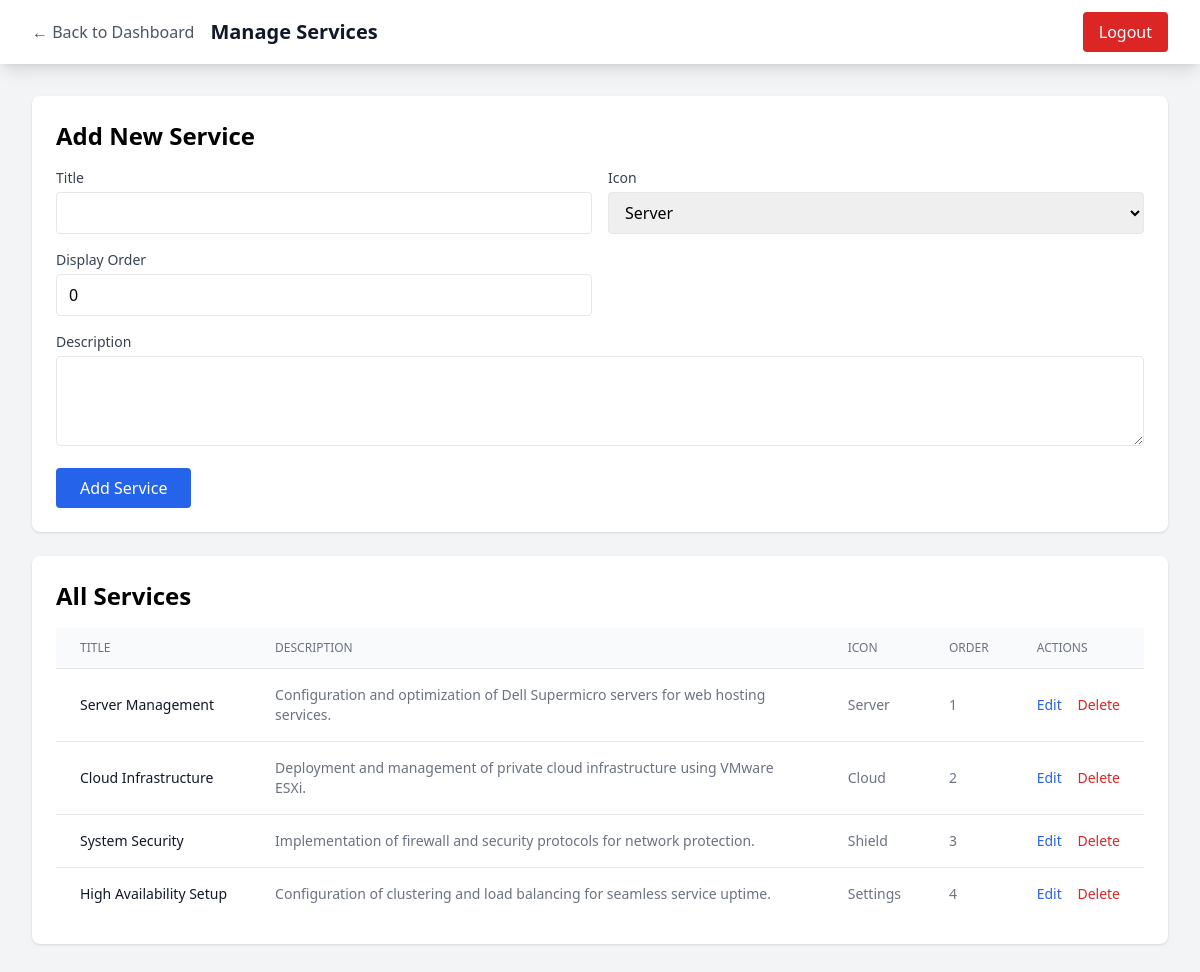
Screenshot of /admin/services.php (signed in) with the database file from the repository.
### tables this page shows
CREATE TABLE IF NOT EXISTS services (
    id INT AUTO_INCREMENT PRIMARY KEY,
    title VARCHAR(200) NOT NULL,
    description TEXT,
    icon VARCHAR(50) DEFAULT 'Server',
    display_order INT DEFAULT 0,
    created_at TIMESTAMP DEFAULT CURRENT_TIMESTAMP,
    updated_at TIMESTAMP DEFAULT CURRENT_TIMESTAMP ON UPDATE CURRENT_TIMESTAMP
);

### admin/services.php (the view, shortened to what this page needs)
<?php
$conn = getDBConnection();
$editService = null;
$servicesResult = $conn->query("SELECT * FROM services ORDER BY display_order ASC");
$services = [];
while ($row = $servicesResult->fetch_assoc()) {
    $services[] = $row;
}
?>
<!DOCTYPE html>
<html lang="en">
<head>
    <script src="https://cdn.tailwindcss.com"></script>
</head>
<body class="bg-gray-100">
    <nav class="bg-white shadow-lg">
        <div class="max-w-7xl mx-auto px-4 sm:px-6 lg:px-8">
            <div class="flex justify-between h-16">
                <div class="flex items-center space-x-4">
                    <a href="/admin/index.php" class="text-gray-600 hover:text-gray-900">← Back to Dashboard</a>
                    <h1 class="text-xl font-bold text-gray-900">Manage Services</h1>
                </div>
                <div class="flex items-center">
                    <a href="/admin/logout.php" class="bg-red-600 text-white px-4 py-2 rounded hover:bg-red-700">Logout</a>
                </div>
            </div>
        </div>
    </nav>
    <div class="max-w-7xl mx-auto px-4 sm:px-6 lg:px-8 py-8">
        <div class="bg-white rounded-lg shadow p-6 mb-6">
            <h2 class="text-2xl font-bold mb-4"><?php echo $editService ? 'Edit Service' : 'Add New Service'; ?></h2>
            <form method="POST">
                <div class="grid grid-cols-1 md:grid-cols-2 gap-4">
                    <div>
                        <label class="block text-sm font-medium text-gray-700 mb-1">Title</label>
                        <input type="text" name="title" value="<?php echo $editService ? htmlspecialchars($editService['title']) : ''; ?>" class="w-full border rounded px-3 py-2" required>
                    </div>
                    <div>
                        <label class="block text-sm font-medium text-gray-700 mb-1">Icon</label>
                        <select name="icon" class="w-full border rounded px-3 py-2" required>
                            <option value="Server" <?php echo ($editService && $editService['icon'] === 'Server') ? 'selected' : ''; ?>>Server</option>
                        </select>
                    </div>
                    <div>
                        <label class="block text-sm font-medium text-gray-700 mb-1">Display Order</label>
                        <input type="number" name="display_order" value="<?php echo $editService ? $editService['display_order'] : '0'; ?>" class="w-full border rounded px-3 py-2" required>
                    </div>
                    <div class="md:col-span-2">
                        <label class="block text-sm font-medium text-gray-700 mb-1">Description</label>
                        <textarea name="description" rows="3" class="w-full border rounded px-3 py-2" required><?php echo $editService ? htmlspecialchars($editService['description']) : ''; ?></textarea>
                    </div>
                </div>
                <button type="submit" name="<?php echo $editService ? 'update_service' : 'add_service'; ?>" class="mt-4 bg-blue-600 text-white px-6 py-2 rounded hover:bg-blue-700">
                    <?php echo $editService ? 'Update Service' : 'Add Service'; ?>
                </button>
            </form>
        </div>
        <div class="bg-white rounded-lg shadow p-6">
            <h2 class="text-2xl font-bold mb-4">All Services</h2>
            <div class="overflow-x-auto">
                <table class="min-w-full divide-y divide-gray-200">
                    <thead class="bg-gray-50">
                        <tr>
                            <th class="px-6 py-3 text-left text-xs font-medium text-gray-500 uppercase">Title</th>
                            <th class="px-6 py-3 text-left text-xs font-medium text-gray-500 uppercase">Description</th>
                            <th class="px-6 py-3 text-left text-xs font-medium text-gray-500 uppercase">Icon</th>
                            <th class="px-6 py-3 text-left text-xs font-medium text-gray-500 uppercase">Order</th>
                            <th class="px-6 py-3 text-left text-xs font-medium text-gray-500 uppercase">Actions</th>
                        </tr>
                    </thead>
                    <tbody class="bg-white divide-y divide-gray-200">
                        <?php foreach ($services as $service): ?>
                            <tr>
                                <td class="px-6 py-4 whitespace-nowrap text-sm font-medium text-gray-900"><?php echo htmlspecialchars($service['title']); ?></td>
                                <td class="px-6 py-4 text-sm text-gray-500"><?php echo htmlspecialchars($service['description']); ?></td>
                                <td class="px-6 py-4 whitespace-nowrap text-sm text-gray-500"><?php echo htmlspecialchars($service['icon']); ?></td>
                                <td class="px-6 py-4 whitespace-nowrap text-sm text-gray-500"><?php echo $service['display_order']; ?></td>
                                <td class="px-6 py-4 whitespace-nowrap text-sm">
                                    <a href="/admin/services.php?edit=<?php echo $service['id']; ?>" class="text-blue-600 hover:text-blue-900 mr-3">Edit</a>
                                    <a href="/admin/services.php?delete=<?php echo $service['id']; ?>" onclick="return confirm('Are you sure?')" class="text-red-600 hover:text-red-900">Delete</a>
                                </td>
                            </tr>
                        <?php endforeach; ?>
                    </tbody>
                </table>
            </div>
        </div>
    </div>
</body>
</html>

### rows the page displays
services: title "Server Management", description "Configuration and optimization of Dell Supermicro servers for web hosting services.", icon "Server", display_order "1"
services: title "Cloud Infrastructure", description "Deployment and management of private cloud infrastructure using VMware ESXi.", icon "Cloud", display_order "2"
services: title "System Security", description "Implementation of firewall and security protocols for network protection.", icon "Shield", display_order "3"
services: title "High Availability Setup", description "Configuration of clustering and load balancing for seamless service uptime.", icon "Settings", display_order "4"
